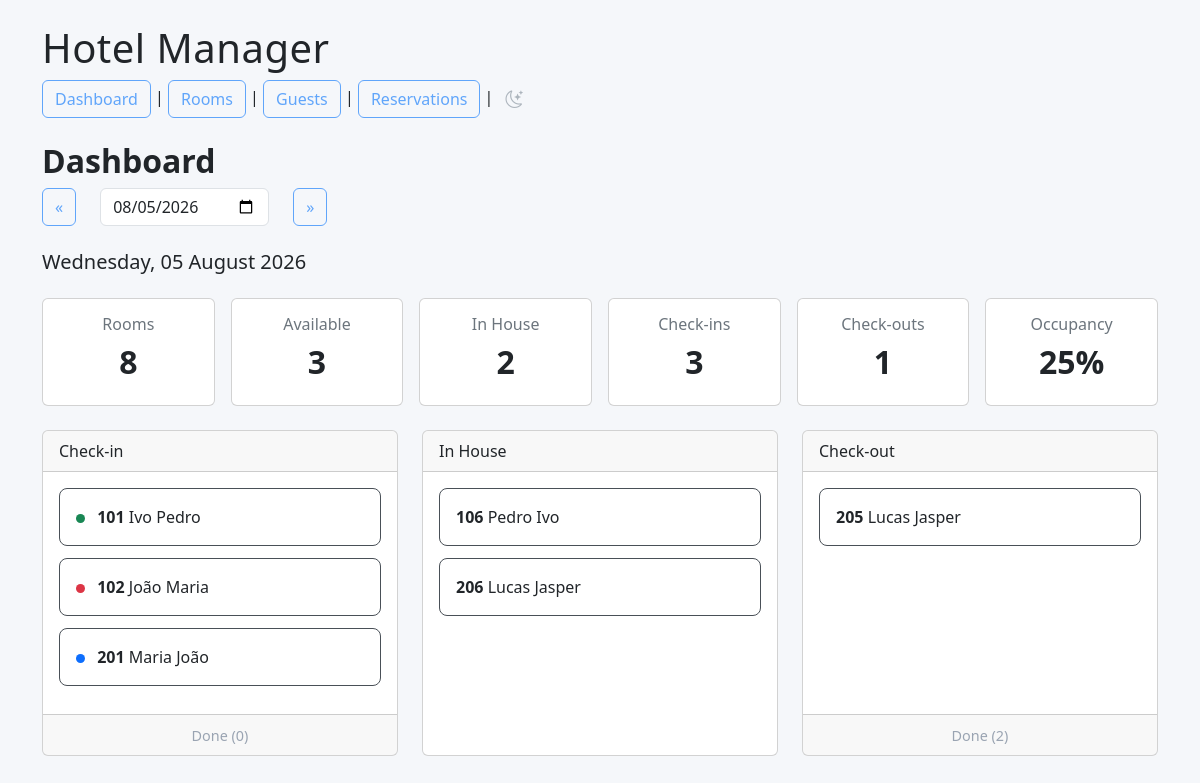
The page / on the database its author committed.
### reservations/models.py (models this page shows, shortened)
class Reservation(models.Model):
    class Status(models.TextChoices):
        RESERVED = "reserved", "Reserved"
        CHECKIN = "checkin", "check-in"
        CHECKOUT = "checkout", "check-out"
        CANCELLED = "cancelled", "Cancelled"
    room_type = models.CharField(
        max_length=20,
        choices=Room.RoomType.choices,
        blank=True,
        null=True
    )
    room = models.ForeignKey(
        Room,
        on_delete=models.CASCADE,
        blank=True,
        null=True
        )
    guest = models.ForeignKey(Guest, on_delete=models.CASCADE)
    check_in = models.DateField()
    check_out = models.DateField()
    status = models.CharField(
        max_length=20,
        choices=Status.choices,
        default=Status.RESERVED
    )

### rooms/models.py (models this page shows, shortened)
class Room(models.Model):
    class RoomType(models.TextChoices):
        CLASSIC = "Classic", "Classic"
    class Status(models.TextChoices):
        CLEAN = "CL", "Clean"
        DIRTY = "DI", "Dirty"
        INSPECTED = "IN", "Inspected"
        BLOCKED = "BL", "Blocked"
        OCCUPIED = "OC", "occupied"
    number = models.IntegerField(unique=True)
    room_type = models.CharField(
        max_length=20,
        choices=RoomType.choices
        )
    capacity = models.IntegerField()
    price_per_night = models.DecimalField(
        max_digits=8,
        decimal_places=2
    )
    status = models.CharField(
        max_length=2,
        choices=Status.choices,
        default=Status.CLEAN
        )

### guests/models.py (models this page shows)
class Guest(models.Model):
    first_name = models.CharField(max_length=50)
    last_name = models.CharField(max_length=50)
    nationality = models.CharField(max_length=50)
    date_of_birth = models.DateField()
    email = models.EmailField(blank=True)
    phone = models.CharField(max_length=20, blank=True)
    def __str__(self):
        return f"{self.first_name} {self.last_name}"

### dashboard/views.py (the view)
# urls.py: path("", views.index, name="dashboard"),
def index(request):
    selected_date = request.GET.get("date")
    if selected_date:
        selected_date = date.fromisoformat(selected_date)
    else:
        selected_date = date.today()
    checkins = Reservation.objects.filter(
        check_in=selected_date,
        status=Reservation.Status.RESERVED
    ).order_by("room__number")
    inhouse = Reservation.objects.filter(
        check_in__lte=selected_date,
        check_out__gt=selected_date,
        status=Reservation.Status.CHECKIN
    ).order_by("room__number")
    checkouts = Reservation.objects.filter(
        check_out=selected_date,
        status=Reservation.Status.CHECKIN
    ).order_by("room__number")
    completed_checkins = Reservation.objects.filter(
        check_in=selected_date,
        status=Reservation.Status.CHECKIN,
    )
    completed_checkouts = Reservation.objects.filter(
        check_out=selected_date,
        status=Reservation.Status.CHECKOUT,
    )
    occupied_or_reserved = Reservation.objects.filter(
        check_in__lte=selected_date,
        check_out__gt=selected_date,
        status__in=[
            Reservation.Status.RESERVED,
            Reservation.Status.CHECKIN,
        ],
    )
    print("----- OCCUPIED OR RESERVED -----")
    for r in occupied_or_reserved:
        print(
            r.id,
            r.guest.first_name,
            r.room.number if r.room else None,
            r.status,
            r.check_in,
            r.check_out,
        )
    total_rooms = Room.objects.count()
    available_rooms = total_rooms - occupied_or_reserved.count()
    occupancy = 0
    if total_rooms > 0:
        occupancy = round((inhouse.count() / total_rooms) * 100)
    context = {
        "selected_date": selected_date.strftime("%Y-%m-%d"),
        "selected_date_long": selected_date.strftime("%A, %d %B %Y"),
        "previous_date": (selected_date - timedelta(days=1)).strftime("%Y-%m-%d"),
        "next_date": (selected_date + timedelta(days=1)).strftime("%Y-%m-%d"),
        "checkins": checkins,
        "inhouse": inhouse,
        "checkouts": checkouts,
        "completed_checkins": completed_checkins,
        "completed_checkouts": completed_checkouts,
        "rooms": Room.objects.count(),
        "available_rooms": available_rooms,
        "inhouse_count": inhouse.count(),
        "checkins_count": checkins.count(),
        "checkouts_count": checkouts.count(),
        "occupancy": occupancy,
        "guests": Guest.objects.count(),
        "reservations": Reservation.objects.count(),
    }
    return render(request, "dashboard/index.html", context)

### dashboard/templates/dashboard/index.html (shortened to what this page needs)
{% extends "base.html" %}
{% block content %}
<h2>Dashboard</h2>
<form method="GET" class="row align-items-center mb-4">
    <div class="col-auto">
        <a href="?date={{ previous_date }}" class="btn btn-outline-primary">
            &laquo;
        </a>
    </div>
    <div class="col-auto">
        <input type="date" class="form-control" name="date" value="{{ selected_date }}" onchange="this.form.submit()">
    </div>
    <div class="col-auto">
        <a href="?date={{ next_date }}" class="btn btn-outline-primary">
            &raquo;
        </a>
    </div>
</form>
<h5 class="mb-4">
    {{ selected_date_long }}
</h5>
<div class="row row-cols-2 row-cols-md-3 row-cols-lg-6 g-3 mb-4">
    <div class="col">
        <div class="card text-center h-100">
            <div class="card-body">
                <h6 class="text-secondary">Rooms</h6>
                <h2>{{ rooms }}</h2>
            </div>
        </div>
    </div>
    <div class="col">
        <a href="{% url 'available_rooms' %}?date={{ selected_date }}"
            class="available-link text-decoration-none text-reset">
            <div class="card available-card text-center h-100">
                <div class="card-body">
                    <h6 class="available-title">
                        Available
                    </h6>
                    <h2>{{ available_rooms }}</h2>
                </div>
            </div>
        </a>
    </div>
    <div class="col">
        <div class="card text-center h-100">
            <div class="card-body">
                <h6 class="text-secondary">In House</h6>
                <h2>{{ inhouse_count }}</h2>
            </div>
        </div>
    </div>
    <div class="col">
        <div class="card text-center h-100">
            <div class="card-body">
                <h6 class="text-secondary">Check-ins</h6>
                <h2>{{ checkins_count }}</h2>
            </div>
        </div>
    </div>
    <div class="col">
        <div class="card text-center h-100">
            <div class="card-body">
                <h6 class="text-secondary">Check-outs</h6>
                <h2>{{ checkouts_count }}</h2>
            </div>
        </div>
    </div>
    <div class="col">
        <div class="card text-center h-100">
            <div class="card-body">
                <h6 class="text-secondary">Occupancy</h6>
                <h2>{{ occupancy }}%</h2>
            </div>
        </div>
    </div>
</div>
<div class="row">
    <div class="col-md-4">
    <div class="card h-100">
        <div class="card-header">
            Check-in
        </div>
        <div class="card-body">
            <div id="checkin-content">
                {% for reservation in checkins %}
                    <a href="{% url 'reservation_update' reservation.pk %}?next=dashboard"
                       class="text-decoration-none text-reset">
                        <div class="dashboard-reservation">
                            {% if reservation.room.status == "CL" %}
                                <span class="status-dot dot-clean"></span>
                            {% elif reservation.room.status == "DI" %}
                                <span class="status-dot dot-dirty"></span>
                            {% elif reservation.room.status == "IN" %}
                                <span class="status-dot dot-inspected"></span>
                            {% elif reservation.room.status == "BL" %}
                                <span class="status-dot dot-blocked"></span>
                            {% elif reservation.room.status == "OC" %}
                                <span class="status-dot dot-occupied"></span>
                            {% endif %}
                            <strong>{{ reservation.room.number }}</strong>
                            {{ reservation.guest }}
                        </div>
                    </a>
                {% empty %}
                    <p>No arrivals.</p>
                {% endfor %}
            </div>
        </div>
        <div class="card-footer text-center">
            <a href="#"
               id="toggleCheckins"
               class="dashboard-footer-link"
               onclick="toggleCheckins(); return false;">
                Done ({{ completed_checkins|length }})
            </a>
        </div>
    </div>
</div>
    <div class="col-md-4">
        <div class="card h-100">
            <div class="card-header">
                In House
            </div>
            <div class="card-body">
                {% for reservation in inhouse %}
                <a href="{% url 'reservation_update' reservation.pk %}?next=dashboard"
                    class="text-decoration-none text-reset">
                    <div class="dashboard-reservation">
                        <strong>{{ reservation.room.number }}</strong> {{ reservation.guest }}
                    </div>
                </a>
                {% empty %}
                <p>No guests.</p>
                {% endfor %}
            </div>
        </div>
    </div>
    <div class="col-md-4">
        <div class="card h-100">
            <div class="card-header">
                Check-out
            </div>
            <div class="card-body">
                <div id="checkout-content">
                {% for reservation in checkouts %}
                <a href="{% url 'reservation_update' reservation.pk %}?next=dashboard"
                    class="text-decoration-none text-reset">
                    <div class="dashboard-reservation">
                        <strong>{{ reservation.room.number }}</strong> {{ reservation.guest }}
                    </div>
                </a>
                {% empty %}
                <p>No departures.</p>
                {% endfor %}
                </div>
            </div>
            <div class="card-footer text-center">
                <a href="#"
                id="toggleCheckouts"
                class="dashboard-footer-link"
                onclick="toggleCheckouts(); return false;">
                    Done ({{ completed_checkouts|length }})
                </a>
            </div>
        </div>
    </div>
</div>
{% endblock %}

### static/css/style.css (style rules this page uses)
body { background-color: #f5f7fa; color: #212529; transition: 0.3s; }
.card, .table, .form-control, .form-select { transition: 0.3s; }
.card { background: #ffffff; color: #212529; }
h2 { font-weight:700; letter_spacing:.3px; margin-botton:25px; }
.btn-outline-primary { color:#60a5fa; border-color:#60a5fa; }
.dashboard-reservation { transition: .2s; border: 1px solid #495057; border-radius: 8px; padding: 16px; margin-bottom: 12px; }
.available-title { color:#6c757d; transition:.2s; }
.available-card { transition: .2s; }
.available-link .available-card { transition: .2s; }
.status-dot { display: inline-block; width: 9px; height: 9px; border-radius: 50%; margin-right: 8px; vertical-align: middle; }
.dot-clean { background: #0d6efd; }
.dot-inspected { background: #198754; }
.dot-dirty { background: #dc3545; }
.dashboard-footer-link { color: #9aa4b2; text-decoration: none; font-size: 0.9rem; transition: 0.2s; }

### rows shown on the page
Reservation: room.number "101", guest "Ivo Pedro"
Reservation: room.number "102", guest "João Maria"
Reservation: room.number "201", guest "Maria João"
Reservation: room.number "106", guest "Pedro Ivo"
Reservation: room.number "206", guest "Lucas Jasper"
Reservation: room.number "205", guest "Lucas Jasper"

### other values the page prints
{{ selected_date_long }} "Wednesday, 05 August 2026"
{{ rooms }} "8"
{{ available_rooms }} "3"
{{ inhouse_count }} "2"
{{ checkins_count }} "3"
{{ checkouts_count }} "1"
{{ occupancy }} "25"
{{ completed_checkins|length }} "0"
{{ completed_checkouts|length }} "2"
